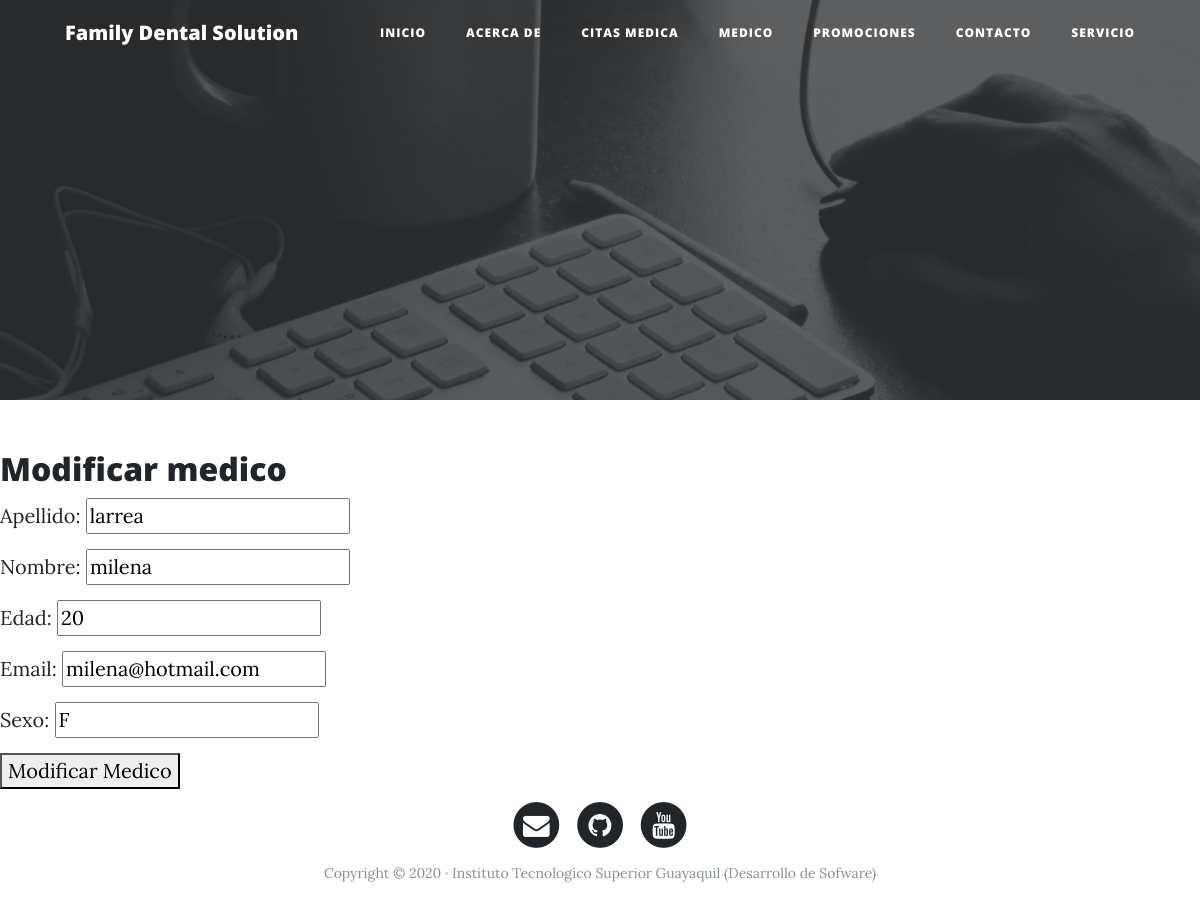
Page /modificarmedicos/1 on the committed database.
### core/models.py (models this page shows, shortened)
class Medicos(models.Model):
    nombre = models.CharField(max_length=200)
    apellido = models.CharField(max_length=200)
    edad = models.IntegerField()
    email = models.EmailField()
    sexo = models.CharField(max_length=1)
    estado = models.IntegerField(default=1) #1 si esta activo y 2 si esta eliminado
    user = models.CharField(max_length=15)
    usermod = models.CharField(max_length=15)
    created = models.DateTimeField(auto_now_add=True)
    updated = models.DateTimeField(auto_now=True)
    class Meta:
        db_table = "tr_medicos"
        verbose_name = "medicos"
        verbose_name_plural = "medicos"

### core/views.py (the view)
# urls.py: path('modificarmedicos/', views.modificarmedicos, name="modificarmedicos"),
def modificarmedicos(request, pk, plantilla="modificarmedicos.html"):
    if request.method == "POST":
        form = MedicosForm(request.POST or None)
        if form.is_valid():
            form.save()
        return redirect('medico')
    else:
        medico = get_object_or_404(Medicos, pk=pk)
        form = MedicosForm(request.POST or None, instance=medico)
    return render(request, plantilla, {'medico': form})

### core/forms.py
class MedicosForm(forms.ModelForm):
    class Meta:
        model = Medicos
        fields=['apellido','nombre','edad','email','sexo']

### core/templates/modificarmedicos.html (shortened to what this page needs)
{% extends "base.html" %}
{% block background %}{%load static%}{% static 'img/home-bg.jpg' %}{% endblock %}
{% block content %}
    <h2> Modificar medico </h2>
    <form method="POST">
             {{ medico.as_p  }}
        <button type="submit" >Modificar Medico</button>
    </form>
{% endblock %}

### rows in the picture
Medicos: apellido "larrea", nombre "milena", edad "20", email "milena@hotmail.com", sexo "F"
